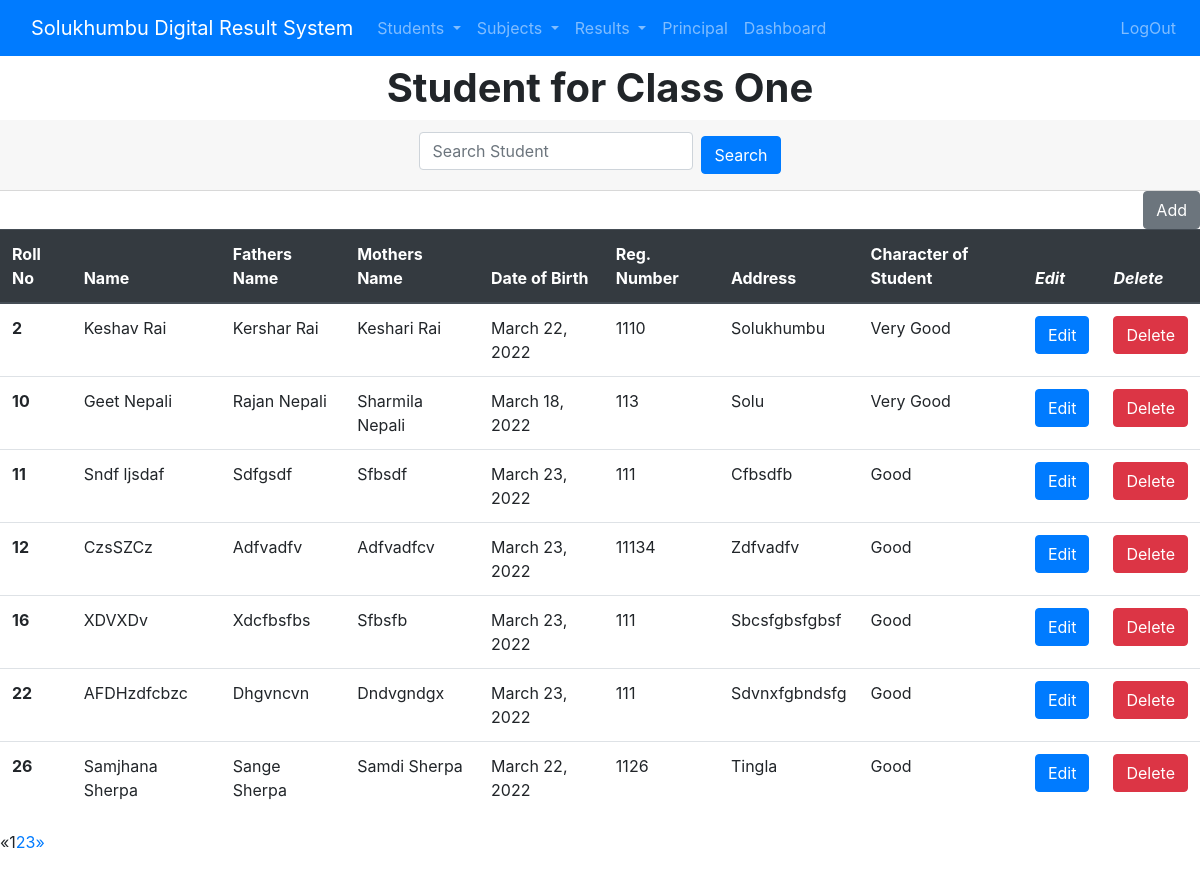
/home/student_1/1 (signed in), run on the app's committed database.
### student/models.py (models this page shows, shortened)
class Student(models.Model):
    name = models.CharField(max_length=255)
    roll_no = models.IntegerField(primary_key=True,default='10')
    registration_number = models.IntegerField(default='111')
    fathers_name = models.CharField(max_length=255)
    mothers_name = models.CharField(max_length=255)
    address = models.CharField(max_length=255)
    cls = models.CharField(max_length=10, choices = CLS_CHOICES, default=10)
    date_of_birth = models.DateField(default=datetime.date.today)
    character_of_student = models.CharField(max_length=50, choices=CHAR_CHOICES, default='Good')
    class Meta:
      verbose_name_plural = "students"

### student/views.py (the view)
# urls.py: path('home/student_1/<int:id>',views.student_1,name="student_1"),
@login_required
def student_1(request,id):
    students = Student.objects.filter(cls=id)
    page = request.GET.get('page', 1)
    paginator = Paginator(students, 3)
    try:
        users = paginator.page(page)
    except PageNotAnInteger:
        users = paginator.page(1)
    except EmptyPage:
        users = paginator.page(paginator.num_pages)
    context = {
        'students': students,
        'users': users
        }
    return render(request, 'student/student_1.html',context)

### student/templates/student/student_1.html (shortened to what this page needs)
{% extends 'student/base.html' %}
{% block content %}
<body>
<h1 class="mt-2 text-center font-weight-bold">Student for Class One</h1>
<div class="card-header">
  <form class="d-flex justify-content-center form-inline my-2 my-lg-0" action="{% url 'search' %}" method="GET" value="{{request.GET.q}}">
    <input class="form-control mb-2 mr-sm-2"  type="text" name="q" value="{{request.GET.q}}" placeholder="Search Student"/>
    <input class="btn btn-primary my-2 my-sm-0" type="submit" name="submit" value="Search"/>
    </form>
</div>
<div>
    <a class="btn btn-secondary" href="{% url 'add_student' %}" role="button" style="float:right">Add</a>
</div>
<table class="table" style="margin-top: 2%;">
  <thead class="thead-dark">
    <tr>
      <th scope="col">Roll No</th>
      <th scope="col">Name</th>
      <th scope="col">Fathers Name</th>
      <th scope="col">Mothers Name</th>
      <th scope="col">Date of Birth</th>
      <th scope="col">Reg. Number</th>
      <th scope="col">Address</th>
      <th scope="col">Character of Student</th>
      <th scope="col"><i class="bi bi-pencil-square">Edit</i></th>
      <th scope="col"><i class="bi bi-x-lg">Delete</i></th>
    </tr>
  </thead>
  <tbody>
    {% for student in students %}
            <tr>
              <th scope="row">{{student.roll_no}}</th>
             <td>{{ student.name | capfirst }}</td>
             <td>{{ student.fathers_name | capfirst}}</td>
             <td>{{ student.mothers_name | capfirst}}</td>
             <td>{{ student.date_of_birth }}</td>
             <td>{{ student.registration_number }}</td>
             <td>{{ student.address | capfirst}}</td>
             <td>{{ student.character_of_student | capfirst}}</td>
             <td><a href="{% url 'student_update' student.roll_no %}" class="btn btn-primary">Edit</a></td>
              <td><a href="{% url 'student_delete' student.roll_no %}" class="btn btn-danger">Delete</a></td>
            </tr>
        {% endfor %}
  </tbody>
</table>
</body>
{% if users.has_other_pages %}
  <ul class="pagination">
    {% if users.has_previous %}
      <li><a href="?page={{ users.previous_page_number }}">&laquo;</a></li>
    {% else %}
      <li class="disabled"><span>&laquo;</span></li>
    {% endif %}
    {% for i in users.paginator.page_range %}
      {% if users.number == i %}
        <li class="active"><span>{{ i }} <span class="sr-only">(current)</span></span></li>
      {% else %}
        <li><a href="?page={{ i }}">{{ i }}</a></li>
      {% endif %}
    {% endfor %}
    {% if users.has_next %}
      <li><a href="?page={{ users.next_page_number }}">&raquo;</a></li>
    {% else %}
      <li class="disabled"><span>&raquo;</span></li>
    {% endif %}
  </ul>
{% endif %}
{% endblock %}

### data on the page
Student: roll_no "2", name "Keshav Rai", fathers_name "Kershar Rai", mothers_name "Keshari Rai", date_of_birth "March 22, 2022", registration_number "1110", address "Solukhumbu", character_of_student "Very Good"
Student: roll_no "10", name "Geet Nepali", fathers_name "Rajan Nepali", mothers_name "Sharmila Nepali", date_of_birth "March 18, 2022", registration_number "113", address "Solu", character_of_student "Very Good"
Student: roll_no "11", name "Sndf ljsdaf", fathers_name "Sdfgsdf", mothers_name "Sfbsdf", date_of_birth "March 23, 2022", registration_number "111", address "Cfbsdfb", character_of_student "Good"
Student: roll_no "12", name "CzsSZCz", fathers_name "Adfvadfv", mothers_name "Adfvadfcv", date_of_birth "March 23, 2022", registration_number "11134", address "Zdfvadfv", character_of_student "Good"
Student: roll_no "16", name "XDVXDv", fathers_name "Xdcfbsfbs", mothers_name "Sfbsfb", date_of_birth "March 23, 2022", registration_number "111", address "Sbcsfgbsfgbsf", character_of_student "Good"
Student: roll_no "22", name "AFDHzdfcbzc", fathers_name "Dhgvncvn", mothers_name "Dndvgndgx", date_of_birth "March 23, 2022", registration_number "111", address "Sdvnxfgbndsfg", character_of_student "Good"
Student: roll_no "26", name "Samjhana Sherpa", fathers_name "Sange Sherpa", mothers_name "Samdi Sherpa", date_of_birth "March 22, 2022", registration_number "1126", address "Tingla", character_of_student "Good"

### other printed values
{{ i }} "1"
{{ i }} "2" "3"
